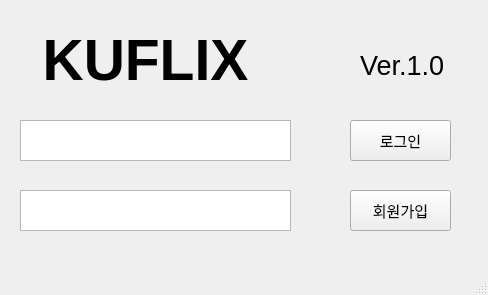
<?xml version="1.0" encoding="UTF-8"?>
<ui version="4.0">
 <class>KUFLIX</class>
 <widget class="QMainWindow" name="KUFLIX">
  <property name="geometry">
   <rect>
    <x>0</x>
    <y>0</y>
    <width>488</width>
    <height>295</height>
   </rect>
  </property>
  <property name="windowTitle">
   <string>KUFLIX</string>
  </property>
  <widget class="QWidget" name="centralwidget">
   <widget class="QLabel" name="KUflix">
    <property name="geometry">
     <rect>
      <x>10</x>
      <y>10</y>
      <width>271</width>
      <height>101</height>
     </rect>
    </property>
    <property name="font">
     <font>
      <pointsize>43</pointsize>
      <weight>75</weight>
      <bold>true</bold>
     </font>
    </property>
    <property name="text">
     <string>KUFLIX</string>
    </property>
    <property name="alignment">
     <set>Qt::AlignCenter</set>
    </property>
   </widget>
   <widget class="QLabel" name="version">
    <property name="geometry">
     <rect>
      <x>360</x>
      <y>40</y>
      <width>91</width>
      <height>51</height>
     </rect>
    </property>
    <property name="font">
     <font>
      <pointsize>20</pointsize>
     </font>
    </property>
    <property name="text">
     <string>Ver.1.0</string>
    </property>
   </widget>
   <widget class="QPlainTextEdit" name="id">
    <property name="geometry">
     <rect>
      <x>20</x>
      <y>120</y>
      <width>271</width>
      <height>41</height>
     </rect>
    </property>
   </widget>
   <widget class="QTextEdit" name="passwd">
    <property name="geometry">
     <rect>
      <x>20</x>
      <y>190</y>
      <width>271</width>
      <height>41</height>
     </rect>
    </property>
   </widget>
   <widget class="QPushButton" name="login">
    <property name="geometry">
     <rect>
      <x>350</x>
      <y>120</y>
      <width>101</width>
      <height>41</height>
     </rect>
    </property>
    <property name="font">
     <font>
      <pointsize>11</pointsize>
     </font>
    </property>
    <property name="text">
     <string>로그인</string>
    </property>
   </widget>
   <widget class="QPushButton" name="join">
    <property name="geometry">
     <rect>
      <x>350</x>
      <y>190</y>
      <width>101</width>
      <height>41</height>
     </rect>
    </property>
    <property name="font">
     <font>
      <pointsize>11</pointsize>
     </font>
    </property>
    <property name="text">
     <string>회원가입</string>
    </property>
   </widget>
  </widget>
  <widget class="QMenuBar" name="menubar">
   <property name="geometry">
    <rect>
     <x>0</x>
     <y>0</y>
     <width>488</width>
     <height>23</height>
    </rect>
   </property>
  </widget>
  <widget class="QStatusBar" name="statusbar"/>
 </widget>
 <resources/>
 <connections/>
</ui>
